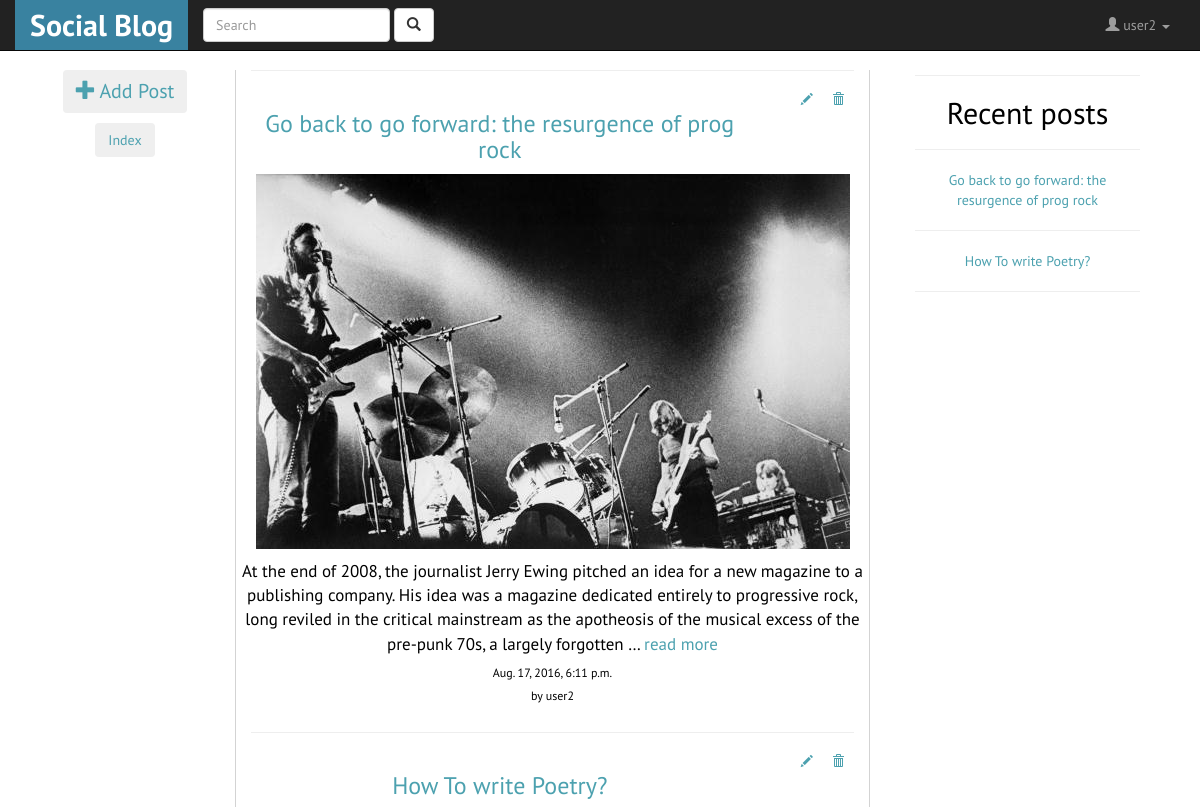
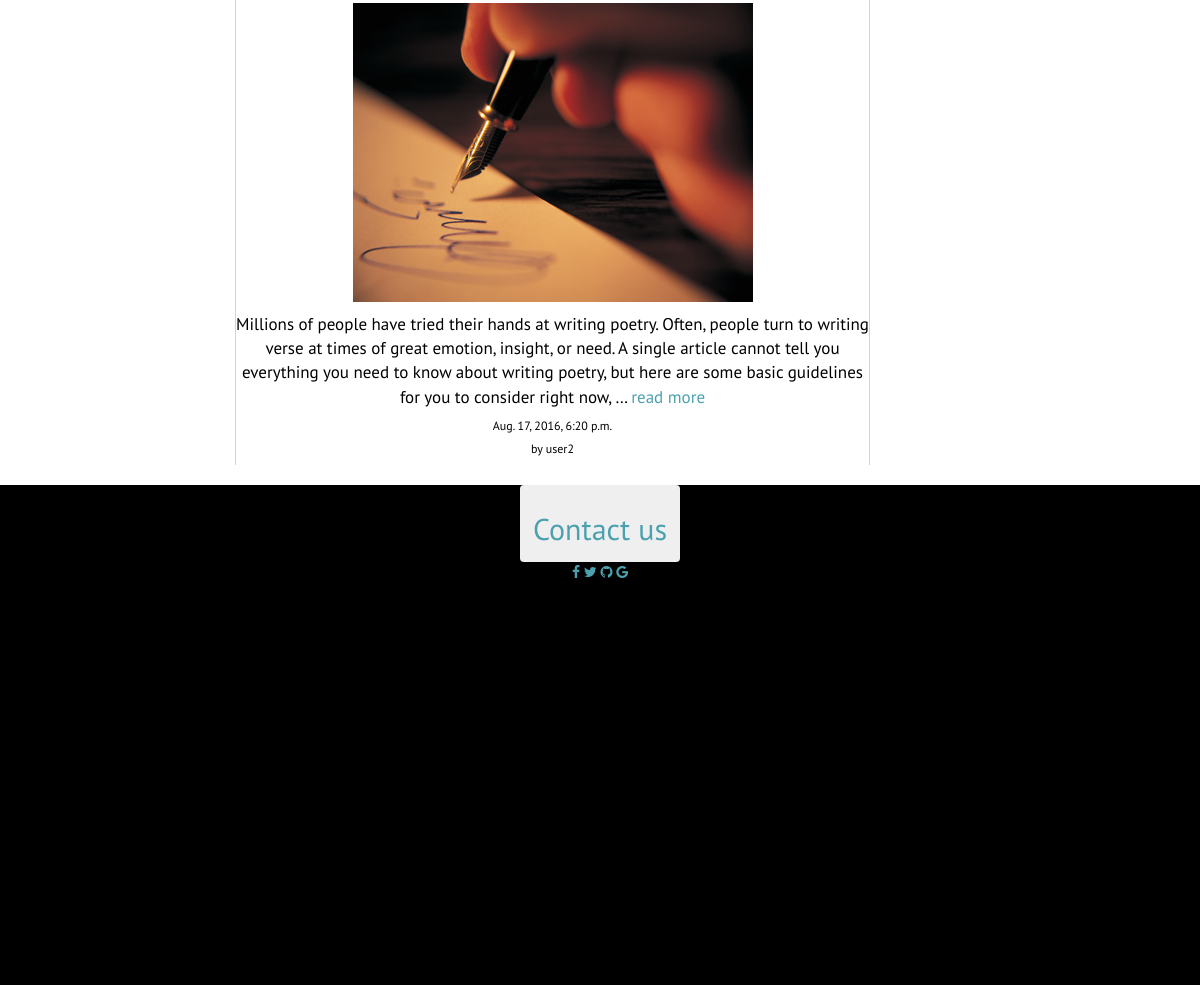
Screenshot of /blog/my/ (signed in) with the database file from the repository (2 pictures, top to bottom).
### blog/models.py (models this page shows, shortened)
class Post(models.Model):
	title = models.CharField(max_length=140)
	body = models.TextField()
	user = models.ForeignKey(User,default=1)
	likes = models.IntegerField(blank=True,null=True)
	file_field = models.FileField(upload_to='profile/%Y/%m/%d',blank=True,default=None)
	created_on = models.DateTimeField(auto_now_add=True,auto_now=False,blank=True,null=True)

### blog/views.py (the view)
class MyPostListView(ListView):
    template_name = 'blog/blog_home.html'
    def get_queryset(self):
        return Post.objects.all().filter(user=self.request.user)

### templates/blog/blog_home.html (shortened to what this page needs)
{% extends 'base.html'%}
{% block content %}
	<div class="col-md-2" >
		<h3 id="addpost"><a href="/blog/create">
			<button class="btn">
			<span class="glyphicon glyphicon-plus" aria-hidden="true"></span>
			<span class="glyphicon-class">Add Post</span>
			</button>
		</a>
		</h3>
		<h4><a href="#index"><button class="btn">Index</button></a></h4>
	</div>
	<div class="col-md-7" >
		<div class="middle">
			{% for post in object_list  %}
				<div class="eachpost">
				<hr>
				<div class="row">
					<span class="col-md-10">
					<span class="posttitle">
						<h3>
				 			<a href="/blog/{{post.id}}" >{{post.title}}</a>
						</h3>
					</span>
					</span>
					{% if post.user == user%}
					<span class="col-md-2">
					<span class="editdelete"><a href="/blog/update/{{post.id}}">
									<span class="glyphicon glyphicon-pencil" aria-hidden="true"></span>
							</a> &nbsp;&nbsp;&nbsp;&nbsp;
							<a href="/blog/delete/{{post.id}}">
									<span class="glyphicon glyphicon-trash" aria-hidden="true"></span>
							</a>
						</span>
					</span>
					{% else %}
					<span class="col-md-2"></span>
				{% endif %}
				</div>
				<div class="row">
						{% if post.file_field %}
							<img src="{{post.file_field.url}}" class="img-responsive">
						{% endif %}
					<p>{{post.body|linebreaks|truncatewords:"50"}} <a href="/blog/{{post.id}}">read more</a></p>
					<h6>{{post.created_on}}</h6>
					<h6>by {{post.user.username}}</h6>
					</div>
				</div>
			{% endfor %}
		</div>
	</div>
	<div class="col-md-3" id="index">
		<div id="postlist">
		<hr>
		<center>
		<h2>Recent posts</h2>
		{% for post in object_list%}
			<hr class="hr_min">
			<a href="/blog/{{post.id}}">{{post.title}}</a>
		{% endfor %}
		</center>
		<hr>
		</div>
	</div>
{% endblock %}

### templates/header.html (shortened to what this page needs)
<nav class="navbar navbar-default navbar-fixed-top navbar-inverse">
  <div class="container">
   		<div class="navbar-header">
      <a class="navbar-brand" href="/" id="logo"><b>Social Blog</b></a>
    </div>
    <div class="collapse navbar-collapse" id="bs-example-navbar-collapse-1">
      {% if notloggedin %}
      {% else %}
      <form class="navbar-form navbar-left" method="GET" action="">
        <div class="form-group">
          <input type="text" class="form-control" placeholder="Search" name="q" >
        </div>
        <button type="submit" class="btn btn-default">
           <span class="glyphicon glyphicon-search" aria-hidden="true"></span>
        </button>
      </form>
      {% endif %}
      <ul class="nav navbar-nav navbar-right">
      	{% if notloggedin %}
	        <li><a href="/accounts/login">Login</a></li>
	        <li><a href="/accounts/register">Register</a></li>
        {% else%}
	        <li class="dropdown">
	          <a href="#" class="dropdown-toggle" data-toggle="dropdown" role="button" aria-haspopup="true" aria-expanded="false">
	          	<span class="glyphicon glyphicon-user" aria-hidden="true"></span>
	          	<span class="glyphicon-class">{{user.username}} </span>
	          	<span class="caret"></span>
	          </a>
	        </li>
        {% endif %}
      </ul>
    </div>
  </div>
</nav>

### static/blog/css/app.css (style rules this page uses)
body { font-family: 'PT Sans', sans-serif; opacity: 1; background-repeat: repeat; background-attachment: fixed; }
p { font-size: 17px; }
a { color:#4CA1AF; }
#logo { font-size: 30px; background-color: rgb(57, 130, 160); color:#fff; }
.middle { border-left: 0.4px solid #d3d3d3; border-right: 0.4px solid #d3d3d3; height:100%; min-height: 900px; }
#addpost { magin-top:100px; }
#addpost span { font-size:20px; }
.eachpost { background-color:#fff; border-radius: 5px; padding-right:15px; padding-left: 15px; }
.editdelete { font-size: 12px; float:right; margin-right:10px; }
#postlist { background-color:#fff; border-radius: 5px; padding:5px; padding-right:15px; padding-left: 15px; }

### rows the page displays
Post: title "Go back to go forward: the resurgence of prog rock", file_field (picture), body "At the end of 2008, the journalist Jerry Ewing pitched an idea for a new magazine to a publishing company. His idea was a magazine dedicated entirely to progressive rock, long reviled in the critical mainstream as the apotheosis of the musical excess of the pre-punk 70s, a largely forgotten …", created_on "Aug. 17, 2016, 6:11 p.m.", user.username "user2"
Post: title "How To write Poetry?", file_field (picture), body "Millions of people have tried their hands at writing poetry. Often, people turn to writing verse at times of great emotion, insight, or need. A single article cannot tell you everything you need to know about writing poetry, but here are some basic guidelines for you to consider right now, …", created_on "Aug. 17, 2016, 6:20 p.m.", user.username "user2"

### other values shown
{{ user.username }} "user2"
